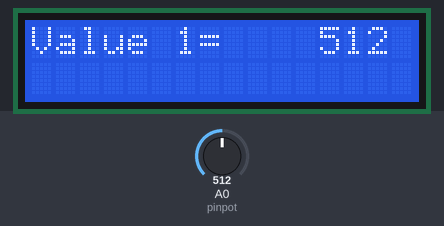
Bench run of a sketch on a simulated Arduino Uno, built with avr-gcc and run on an emulated ATmega328P. On the bench: 16×2 character LCD. The test bench sets the inputs (shaded band); at power-on: A0 (pinpot) = 512.

Above: at 1.2 s.
1.3 s: A0 (pinpot) set to 716
At 2.5 s:
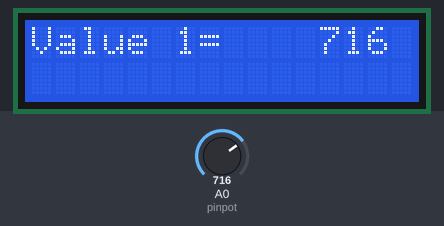
2.8 s: A0 (pinpot) set to 900
At 3.8 s:
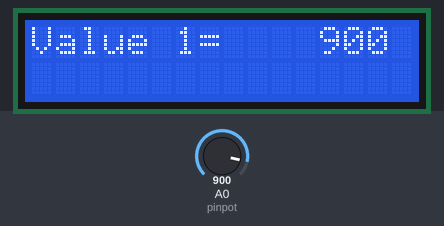
4.3 s: A0 (pinpot) set to 1023
At 5.0 s:
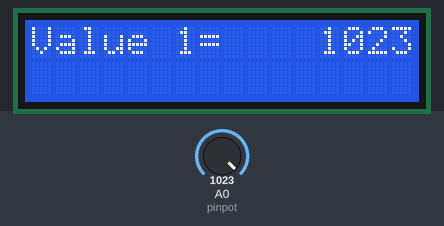
Timing chart, 0 to 7.3 s (numbered marks = the images above; inputs shaded):
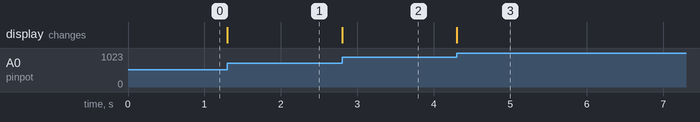

Measured:
- after the input at 1.3 s, the display: changes at once (image 1)
- after the input at 2.8 s, the display: changes at once (image 2)
- after the input at 4.3 s, the display: changes at once (image 3)

The sketch:

LCD.ino
```cpp
# include<LiquidCrystal.h>
LiquidCrystal lcd (7,8,9,10,11,12);

int pinpot=A0;


void setup() {
                lcd.begin(16,2);// initialize the LCD
                lcd.clear();

                pinMode(pinpot,INPUT);


}

void loop() {
              lcd.setCursor(0,0);// first row
              lcd.print("Value 1=    "); //displays on LCD
              lcd.print(analogRead(pinpot)); //print the read value from the potentiometer

}
```
